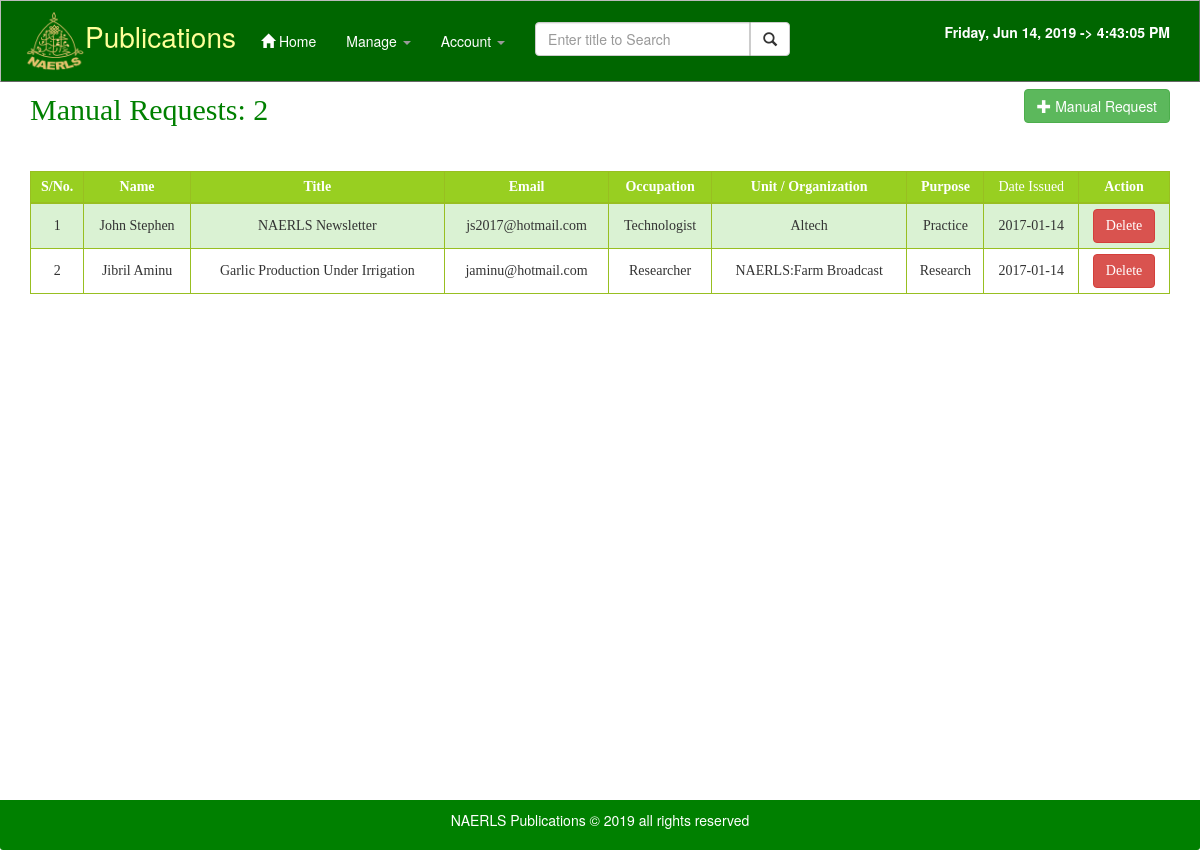
/admin/manual_requests.php (signed in), run on the app's committed database.
### tables this page shows
CREATE TABLE `manual_request` (
  `id` int(11) NOT NULL,
  `name` varchar(50) NOT NULL,
  `email` varchar(50) NOT NULL,
  `occupation` varchar(200) NOT NULL,
  `organization` varchar(100) NOT NULL,
  `purpose` varchar(50) NOT NULL,
  `date` date NOT NULL,
  `matID` varchar(50) NOT NULL
);

CREATE TABLE `materials` (
  `matID` int(11) NOT NULL,
  `copies` int(11) DEFAULT NULL,
  `title` varchar(200) NOT NULL,
  `author` varchar(200) NOT NULL,
  `sponsor` varchar(100) NOT NULL,
  `pubNum` varchar(50) NOT NULL,
  `language` varchar(50) NOT NULL DEFAULT 'english',
  `synopsis` varchar(250) NOT NULL,
  `subject` int(11) NOT NULL,
  `sub_subjects` int(11) DEFAULT '0',
  `sub_sub_subjects` int(11) DEFAULT '0',
  `pubYear` varchar(4) NOT NULL DEFAULT '0000',
  `category` int(11) NOT NULL,
  `month` varchar(50) NOT NULL,
  `today` date DEFAULT NULL,
  `location` varchar(50) NOT NULL
);

### admin/manual_requests.php (the view, shortened to what this page needs)
?><!DOCTYPE html>
<html lang="en">
<head>
    <link href="../dist/css/bootstrap.css" rel="stylesheet">
    <link href="../dist/css/starter-template.css" rel="stylesheet">
</head>
<body>
<?php include 'header.php'; ?>
<div class="container" id="cc">
    <div class="starter-template">
        <?php
        $per_page=15;
        $pages_query=mysqli_num_rows(mysqli_query($con,"SELECT * FROM manual_request"));
        $pages=ceil($pages_query/$per_page);
        $page=(isset($_GET['page']))? (int)$_GET['page']:1;
        $start=($page-1)*$per_page;
        $query5=mysqli_query($con,"SELECT * FROM manual_request LEFT JOIN materials ON manual_request.matID=materials.matID
        ORDER BY date DESC LIMIT $start,$per_page ");
        echo "<a class='btn btn-success pull-right' data-toggle='modal' href='#request'><span class='glyphicon glyphicon-plus'></span> Manual Request</a>";
        if($pages_query>0){
        echo	"<div style='font-family:Palatino Linotype;padding-bottom:20px;font-size:30px;color:green;' align='left' class='lead'>Manual Requests: <span >$pages_query</span>";
        echo'<span   style="color:green;font-weight:bold;margin-left:20px;"> ';
        echo "</span></div>";
        echo "<div class='table-responsive'>";
        echo "<table  class='table table-striped table-condensed table-bordered stay-center' style='width: 100%' >
					<thead><tr>
					<td><b>S/No.</b></td><td><b>Name</b></td><td><b>Title</b></td><td><b>Email</b></td><td><b>Occupation</b></td><td><b>Unit / Organization</b></td><td><b>Purpose</b></td>
					<td>Date Issued</td><td><b>Action</b></td>
					</tr> </thead>";
        $i=($per_page*($page-1))+1;
        while($result=mysqli_fetch_assoc($query5)){
            echo "<tr><td>".$i."</td><td>".ucwords($result['name'])."</td><td>".$result['title']."</td>
            <td>".$result['email']."</td><td>".$result['occupation']."</td>
            <td>".$result['organization']."</td><td>".$result['purpose']."</td><td>".$result['date'].'</td>
            <td><a href="#delete" data-toggle="modal" data-del="'.$result["id"].'" class="btn btn-danger">Delete</a></td>
            </tr>';
            $i++;
        }
        echo "</table>";
        if($pages>1 && $page<=$pages){
            echo '<ul class="pagination hidden-print">';
            if($page>1){
                echo'<li><a href="?page=1"> <span class="glyphicon glyphicon-backward"></a></li>';
            }
            if($page>1){
                $prev_page=$page-1;
                echo'<li><a href="?page='.$prev_page.'"> <span class="glyphicon glyphicon-step-backward"></a></li>';
            }
            $range=4;
            echo "<li class='active'><a >$page of $pages</a></li>";
            if($page<$pages){
                $next_page=$page+1;
                echo'<li><a href="?page='.$next_page.'"> <span class="glyphicon glyphicon-step-forward"></a></li>';
            }if($page<$pages){
                $next_page=$page+1;
                echo'<li><a href="?page='.$pages.'"> <span class="glyphicon glyphicon-forward"></a></li>';
            }
            echo '</ul>';
        }elseif($page>$pages) {
            header ('location:404.php');
            exit();
        }  echo "</div>";
        }else echo "<h2 style='color:red;font-family:\"Times New Roman\", Times, serif;'>No manual request has been made.</h2>";?>
    </div>
</div>
<div id="push" class="hidden-print"></div>
</body>
</html>

### data on the page
manual_request: name "John Stephen", matID.title "NAERLS Newsletter", email "js2017@hotmail.com", occupation "Technologist", organization "Altech", purpose "Practice", date "2017-01-14"
manual_request: name "Jibril Aminu", matID.title "Garlic Production Under Irrigation", email "jaminu@hotmail.com", occupation "Researcher", organization "NAERLS:Farm Broadcast", purpose "Research", date "2017-01-14"

### other printed values
$pages_query "2"
